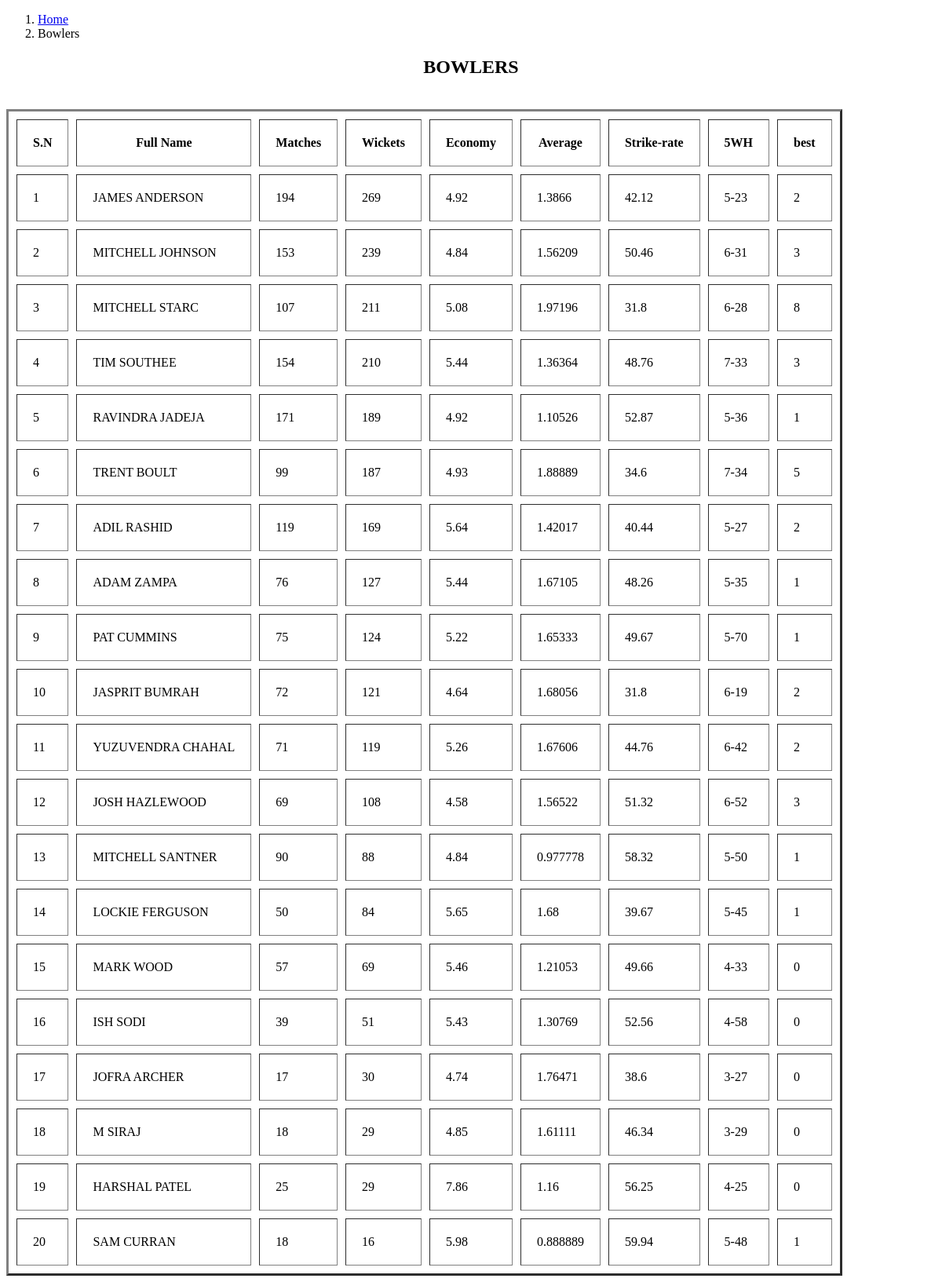
Page /bowlers.php on the committed database.
### tables this page shows
CREATE TABLE `bowler` (
  `P_ID` int(11) NOT NULL,
  `P_NAME` varchar(20) DEFAULT NULL,
  `MATCHES1` int(11) DEFAULT NULL,
  `WICKETS` int(11) DEFAULT NULL,
  `ECONOMY` float DEFAULT NULL,
  `AVERAGE` float DEFAULT NULL,
  `ST_RATES` float DEFAULT NULL,
  `BEST_FIG` varchar(20) DEFAULT NULL,
  `FIVE_WH` int(11) DEFAULT NULL
);

### bowlers.php (the view, shortened to what this page needs)
<?php
$sql_1="SELECT * FROM bowler order by wickets desc";
$result1=mysqli_query($conn,$sql_1);
$players=mysqli_fetch_all($result1,MYSQLI_ASSOC);
?>
<!DOCTYPE html>
<html lang="en">
<head>
<link href="css/index.css" rel="stylesheet"/>
</head>
<body>
     <nav aria-label="breadcrumb">
        <ol class="breadcrumb py-2">
            <li class="breadcrumb-item">
                <a href="index.php">Home</a>
            </li>
            <li class="breadcrumb-item active" aria-current="page">
                Bowlers
            </li>
        </ol>
    </nav>
    <div class="page-container">
      <H2>BOWLERS</H2>
    <table border ="3" cellspacing="10" cellpadding="20">
  <tr>
    <th>S.N</th>
    <th>Full Name</th>
    <th>Matches</th>
    <th>Wickets</th>
    <th>Economy</th>
    <th>Average</th>
    <th>Strike-rate</th>
    <th>5WH </th>
    <th>best </th>
  </tr>
<?php
  $sn=1;
  foreach ($players as $player) {
 ?>
 <tr>
   <td><?php echo $sn; ?> </td>
   <td><?php echo $player['P_NAME']; ?> </td>
   <td><?php echo $player['MATCHES1']; ?> </td>
   <td><?php echo $player['WICKETS']; ?> </td>
   <td><?php echo $player['ECONOMY']; ?> </td>
   <td><?php echo $player['AVERAGE']; ?> </td>
   <td><?php echo $player["ST_RATES"]; ?> </td>
   <td><?php echo $player["BEST_FIG"]; ?> </td>
   <td><?php echo $player["FIVE_WH"]; ?> </td>
  </tr>
 <?php
  $sn++;}?>
    </table>
  </div>
</body>
</html>

### css/index.css (style rules this page uses)
* { box-sizing: border-box; }
h2 { text-align: center; padding-bottom: 20px; }

### rows in the picture
bowler: P_NAME "JAMES ANDERSON", MATCHES1 "194", WICKETS "269", ECONOMY "4.92", AVERAGE "1.3866", ST_RATES "42.12", BEST_FIG "5-23", FIVE_WH "2"
bowler: P_NAME "MITCHELL JOHNSON", MATCHES1 "153", WICKETS "239", ECONOMY "4.84", AVERAGE "1.56209", ST_RATES "50.46", BEST_FIG "6-31", FIVE_WH "3"
bowler: P_NAME "MITCHELL STARC", MATCHES1 "107", WICKETS "211", ECONOMY "5.08", AVERAGE "1.97196", ST_RATES "31.8", BEST_FIG "6-28", FIVE_WH "8"
bowler: P_NAME "TIM SOUTHEE", MATCHES1 "154", WICKETS "210", ECONOMY "5.44", AVERAGE "1.36364", ST_RATES "48.76", BEST_FIG "7-33", FIVE_WH "3"
bowler: P_NAME "RAVINDRA JADEJA", MATCHES1 "171", WICKETS "189", ECONOMY "4.92", AVERAGE "1.10526", ST_RATES "52.87", BEST_FIG "5-36", FIVE_WH "1"
bowler: P_NAME "TRENT BOULT", MATCHES1 "99", WICKETS "187", ECONOMY "4.93", AVERAGE "1.88889", ST_RATES "34.6", BEST_FIG "7-34", FIVE_WH "5"
bowler: P_NAME "ADIL RASHID", MATCHES1 "119", WICKETS "169", ECONOMY "5.64", AVERAGE "1.42017", ST_RATES "40.44", BEST_FIG "5-27", FIVE_WH "2"
bowler: P_NAME "ADAM ZAMPA", MATCHES1 "76", WICKETS "127", ECONOMY "5.44", AVERAGE "1.67105", ST_RATES "48.26", BEST_FIG "5-35", FIVE_WH "1"
bowler: P_NAME "PAT CUMMINS", MATCHES1 "75", WICKETS "124", ECONOMY "5.22", AVERAGE "1.65333", ST_RATES "49.67", BEST_FIG "5-70", FIVE_WH "1"
bowler: P_NAME "JASPRIT BUMRAH", MATCHES1 "72", WICKETS "121", ECONOMY "4.64", AVERAGE "1.68056", ST_RATES "31.8", BEST_FIG "6-19", FIVE_WH "2"
bowler: P_NAME "YUZUVENDRA CHAHAL", MATCHES1 "71", WICKETS "119", ECONOMY "5.26", AVERAGE "1.67606", ST_RATES "44.76", BEST_FIG "6-42", FIVE_WH "2"
bowler: P_NAME "JOSH HAZLEWOOD", MATCHES1 "69", WICKETS "108", ECONOMY "4.58", AVERAGE "1.56522", ST_RATES "51.32", BEST_FIG "6-52", FIVE_WH "3"
bowler: P_NAME "MITCHELL SANTNER", MATCHES1 "90", WICKETS "88", ECONOMY "4.84", AVERAGE "0.977778", ST_RATES "58.32", BEST_FIG "5-50", FIVE_WH "1"
bowler: P_NAME "LOCKIE FERGUSON", MATCHES1 "50", WICKETS "84", ECONOMY "5.65", AVERAGE "1.68", ST_RATES "39.67", BEST_FIG "5-45", FIVE_WH "1"
bowler: P_NAME "MARK WOOD", MATCHES1 "57", WICKETS "69", ECONOMY "5.46", AVERAGE "1.21053", ST_RATES "49.66", BEST_FIG "4-33", FIVE_WH "0"
bowler: P_NAME "ISH SODI", MATCHES1 "39", WICKETS "51", ECONOMY "5.43", AVERAGE "1.30769", ST_RATES "52.56", BEST_FIG "4-58", FIVE_WH "0"
bowler: P_NAME "JOFRA ARCHER", MATCHES1 "17", WICKETS "30", ECONOMY "4.74", AVERAGE "1.76471", ST_RATES "38.6", BEST_FIG "3-27", FIVE_WH "0"
bowler: P_NAME "M SIRAJ", MATCHES1 "18", WICKETS "29", ECONOMY "4.85", AVERAGE "1.61111", ST_RATES "46.34", BEST_FIG "3-29", FIVE_WH "0"
bowler: P_NAME "HARSHAL PATEL", MATCHES1 "25", WICKETS "29", ECONOMY "7.86", AVERAGE "1.16", ST_RATES "56.25", BEST_FIG "4-25", FIVE_WH "0"
bowler: P_NAME "SAM CURRAN", MATCHES1 "18", WICKETS "16", ECONOMY "5.98", AVERAGE "0.888889", ST_RATES "59.94", BEST_FIG "5-48", FIVE_WH "1"
